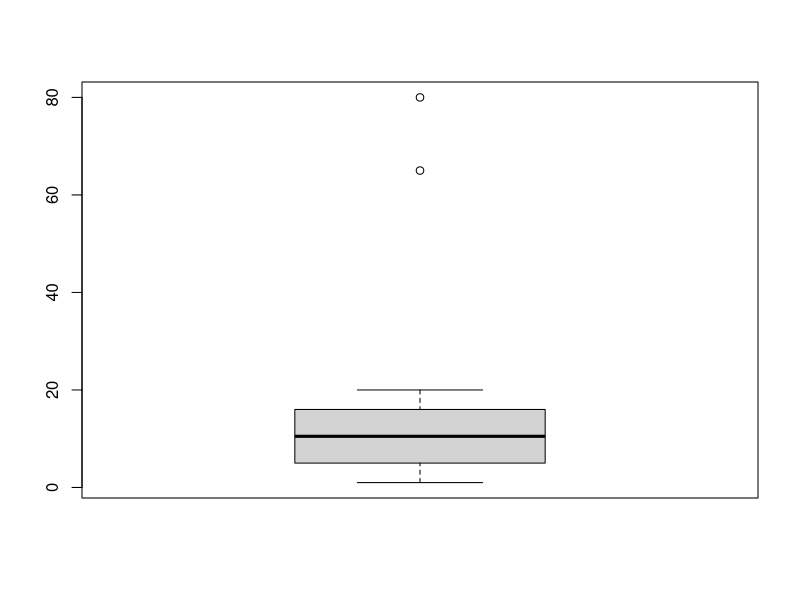
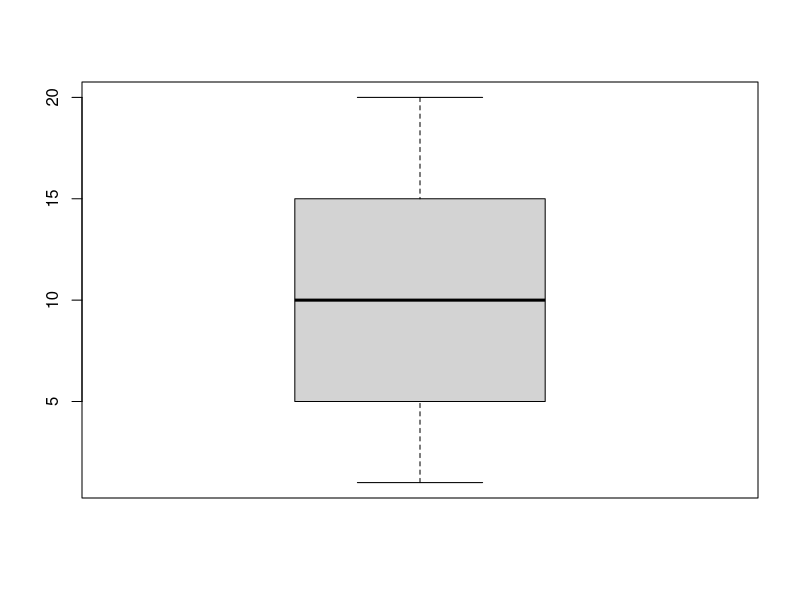
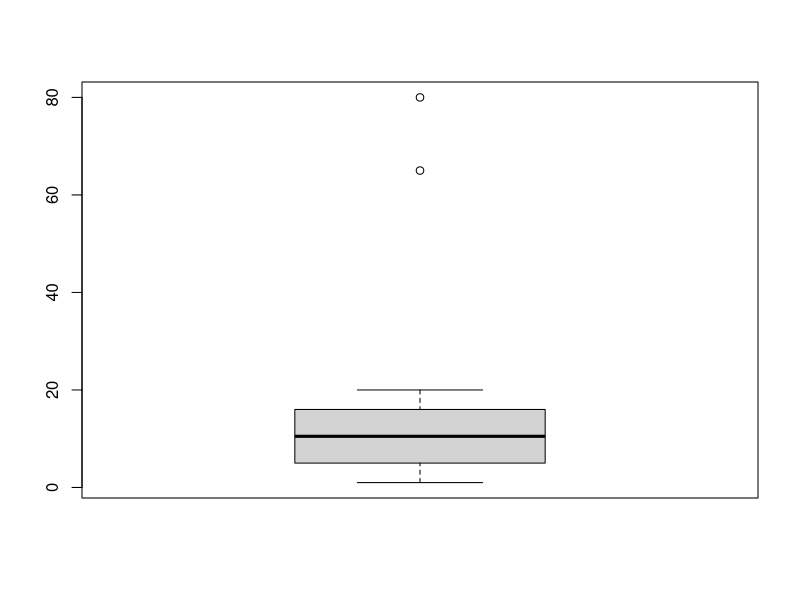
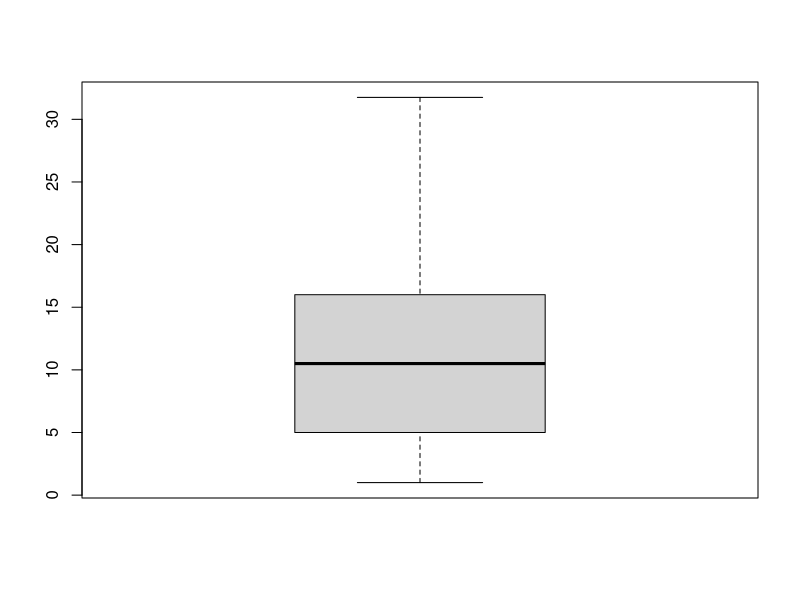

The R script that drew these images, in order: (Note: this script raises an error after producing the figures.)
#Removing the outliers
data<- c(sample(x=1:20,size=40, replace=TRUE),65,80) 
data
summary(data)
length(data)
data1<-(data)
length(data1)
boxplot(data1)
bench<- 16+1.5*IQR(data1) #interquartile range
bench
data1<-data[data<31]
data1
summary(data1)
boxplot(data1)

#winsorizing the outliers
#replacing outliers with bench values
data
length(data)
summary(data)
boxplot(data)
bench<-16+1.5*IQR(data)
data[data>bench]
data[data>bench]=bench
summary(data)
boxplot(data)
length(data)
#variable transform
log_data<-log(data)


#treatment of missing values using regression
x<-1:10
y<-c(11,12,18,14,17,NA,NA,19,NA,27)
z<-c(19,11,2,14,20,4,9,10,18,1)
w<-c(1,4,7,10,3,5,7,6,6,9)

data<-data.frame(x,y,z,w)
data
#step 1: finding the most correlated value
cor(data)
cor(data, use="complete.obs")
#sysnum
symnum(cor(data,use="complete.obs"))
# 0 ' ' 0.3 '.' 0.6 ',' 0.8 '+' 0.9 '*' 0.95 'B' 1 -> will indicated how strong 
#is the correlation

#which command : sees where the missing value is and where there is no 
#missing value
#in whatever rows pair of x y w z , there is NA we have an indicator value I 
#which will write 0 for presence of NA values and 1 for no NA values
#So, once we know this, we will only execute regression for rows which have 1
ind<- function(t)
{
  x<- dim(length(t))
  x[which(!is.na(t))]=1
  x[which(is.na(t))]=0
  return(x)
}

#Step 3: Fitting the Linear model of y on x 
lm(y~x,data=data)
summary(lm(y~x,data=data))
#y=9.743 +1.509*x
#Step 4: Imputation of missing values
for(i in 1:nrow(data))
{
  if(data$I[i]==0)
  {
    data$y[i]=9.743 +1.509*data$x[i]
  }
}

datasummary(data)
data$I<-ind(data$y)
data
